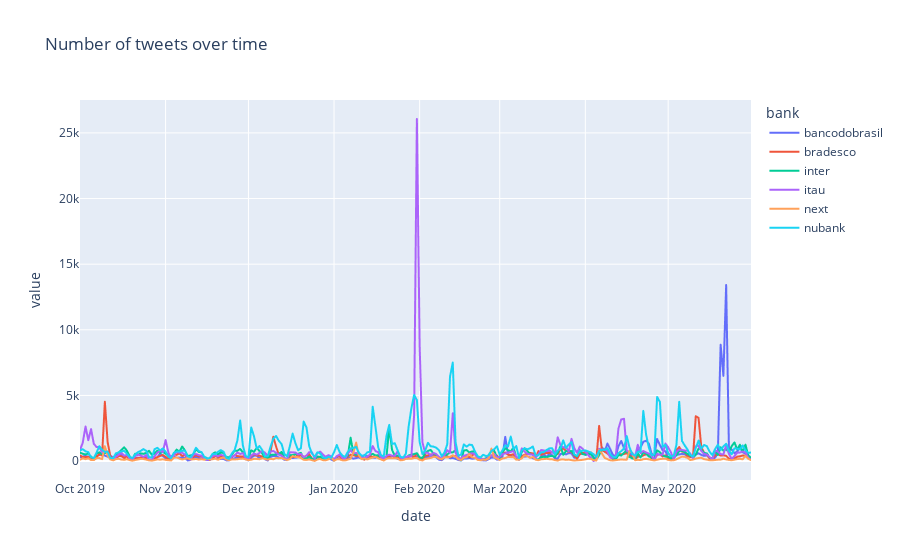

The notebook cell saved with this chart:
### Code cell
# plotly setup
fig = go.Figure()
fig = px.line(df_gby, x='date', y='value', color='bank', title="Number of tweets over time")

fig.show()

### Figure 1 — Plotly figure (JSON) as saved in the notebook; plotly's stock layout.template omitted (floating-point values rounded to 4 significant figures; data arrays with more than 128 entries replaced by an {"elided": "..."} marker saying what was removed)
{"data": [{"hovertemplate": "bank=bancodobrasil<br>date=%{x}<br>value=%{y}<extra></extra>", "legendgroup": "bancodobrasil", "line": {"color": "#636efa", "dash": "solid"}, "mode": "lines", "name": "bancodobrasil", "showlegend": true, "type": "scattergl", "x": {"elided": "244 str values"}, "xaxis": "x", "y": {"elided": "244 int values"}, "yaxis": "y"}, {"hovertemplate": "bank=bradesco<br>date=%{x}<br>value=%{y}<extra></extra>", "legendgroup": "bradesco", "line": {"color": "#EF553B", "dash": "solid"}, "mode": "lines", "name": "bradesco", "showlegend": true, "type": "scattergl", "x": {"elided": "244 str values"}, "xaxis": "x", "y": {"elided": "244 int values"}, "yaxis": "y"}, {"hovertemplate": "bank=inter<br>date=%{x}<br>value=%{y}<extra></extra>", "legendgroup": "inter", "line": {"color": "#00cc96", "dash": "solid"}, "mode": "lines", "name": "inter", "showlegend": true, "type": "scattergl", "x": {"elided": "244 str values"}, "xaxis": "x", "y": {"elided": "244 int values"}, "yaxis": "y"}, {"hovertemplate": "bank=itau<br>date=%{x}<br>value=%{y}<extra></extra>", "legendgroup": "itau", "line": {"color": "#ab63fa", "dash": "solid"}, "mode": "lines", "name": "itau", "showlegend": true, "type": "scattergl", "x": {"elided": "241 str values"}, "xaxis": "x", "y": {"elided": "241 int values"}, "yaxis": "y"}, {"hovertemplate": "bank=next<br>date=%{x}<br>value=%{y}<extra></extra>", "legendgroup": "next", "line": {"color": "#FFA15A", "dash": "solid"}, "mode": "lines", "name": "next", "showlegend": true, "type": "scattergl", "x": {"elided": "244 str values"}, "xaxis": "x", "y": {"elided": "244 int values"}, "yaxis": "y"}, {"hovertemplate": "bank=nubank<br>date=%{x}<br>value=%{y}<extra></extra>", "legendgroup": "nubank", "line": {"color": "#19d3f3", "dash": "solid"}, "mode": "lines", "name": "nubank", "showlegend": true, "type": "scattergl", "x": {"elided": "244 str values"}, "xaxis": "x", "y": {"elided": "244 int values"}, "yaxis": "y"}], "layout": {"legend": {"title": {"text": "bank"}, "tracegroupgap": 0}, "title": {"text": "Number of tweets over time"}, "xaxis": {"anchor": "y", "domain": [0, 1], "title": {"text": "date"}}, "yaxis": {"anchor": "x", "domain": [0, 1], "title": {"text": "value"}}}}
